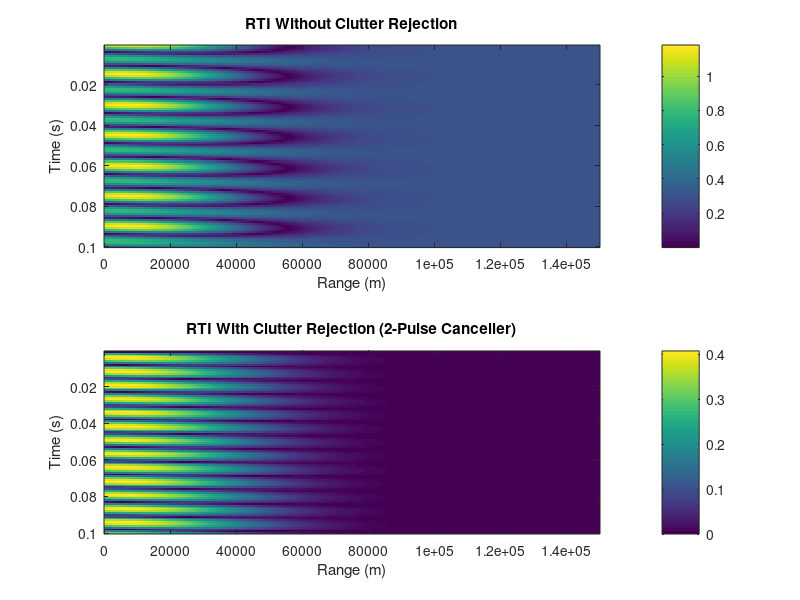

MATLAB code to generate this figure:
% Parameters
Fs = 1e6;  % Sampling frequency (1 MHz)
T = 1e-3;  % Pulse duration (1 ms)
PRT = 1e-3;  % Pulse Repetition Time (1 ms)
numPulses = 100;  % Number of pulses
c = 3e8;  % Speed of light (m/s)

% Radar signal parameters
fc = 10e9;  % Carrier frequency (10 GHz)
BW = 25e6;  % Bandwidth (25 MHz)

% Target parameters (moving and stationary)
targetRanges = [1000, 10000, 10000];  % Target ranges in meters
targetVelocities = [1, 0, -1]; % Target velocities in m/s (2nd target is stationary)

% Time and Range Calculation
t = (0:1/Fs:T-1/Fs);  % Time vector for one pulse
rangeMax = c * T / 2; % Max unambiguous range
rangeBins = linspace(0, rangeMax, length(t)); % Range bins

% Initialize signal matrix (range-time signal matrix)
rti_no_clutter_rejection = zeros(numPulses, length(t));
rti_with_clutter_rejection = zeros(numPulses, length(t));

% Loop over pulses to simulate moving targets
for pulseIdx = 1:numPulses
    % Initialize pulse for this time
    pulseSignal = zeros(1, length(t));
    
    % Simulate each target
    for targetIdx = 1:length(targetRanges)
        % Target range based on velocity (simple constant velocity model)
        targetRange = targetRanges(targetIdx) + targetVelocities(targetIdx) * (pulseIdx * PRT);
        
        % Round-trip delay
        delay = 2 * targetRange / c;
        
        % If the target is within the pulse duration, simulate the return
        if delay < T
            % Find the sample index for this delay
            delaySample = round(delay * Fs);
            
            % Add return signal (simulated as cosine wave)
            pulseSignal = pulseSignal + cos(2 * pi * fc * (t - delay)) .* exp(-((t - delay) / (T / 4)).^2);
        end
    end
    
    % Add clutter (stationary targets)
    clutterSignal = 0.3 * cos(2 * pi * fc * t); % Clutter with lower amplitude
    
    % Combine pulse signal and clutter
    rti_no_clutter_rejection(pulseIdx, :) = pulseSignal + clutterSignal;
    
    % Apply 2-pulse canceller for clutter rejection
    if pulseIdx > 1
        rti_with_clutter_rejection(pulseIdx, :) = rti_no_clutter_rejection(pulseIdx, :) - rti_no_clutter_rejection(pulseIdx - 1, :);
    end
end

% Plot RTI without clutter rejection
figure;
subplot(2, 1, 1);
imagesc(rangeBins, (1:numPulses) * PRT, abs(rti_no_clutter_rejection));
xlabel('Range (m)');
ylabel('Time (s)');
title('RTI Without Clutter Rejection');
colorbar;

% Plot RTI with 2-pulse canceller clutter rejection
subplot(2, 1, 2);
imagesc(rangeBins, (1:numPulses) * PRT, abs(rti_with_clutter_rejection));
xlabel('Range (m)');
ylabel('Time (s)');
title('RTI With Clutter Rejection (2-Pulse Canceller)');
colorbar;
